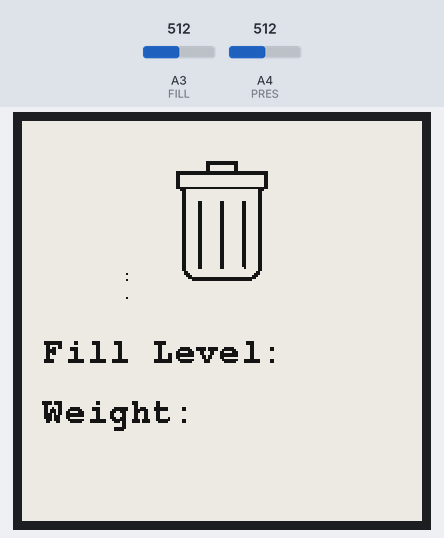
This sketch was run on a simulated Arduino Uno, built for the host (arithmetic inside an expression is 32-bit, double 64-bit). Shown: 200×200 one-colour display. The inputs (shaded band) are chosen by the test bench; at power-on: A4 (PRES) = 512, A3 (FILL) = 512. What the sketch prints to the serial monitor is not drawn.

Above: at 3.3 s.
At 8.7 s:
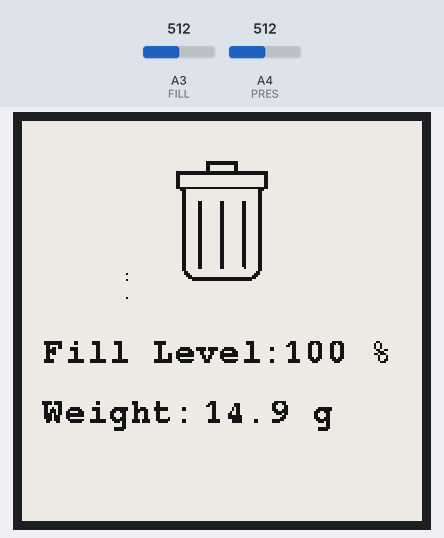
8.8 s: A4 (PRES) set to 716
At 16.4 s:
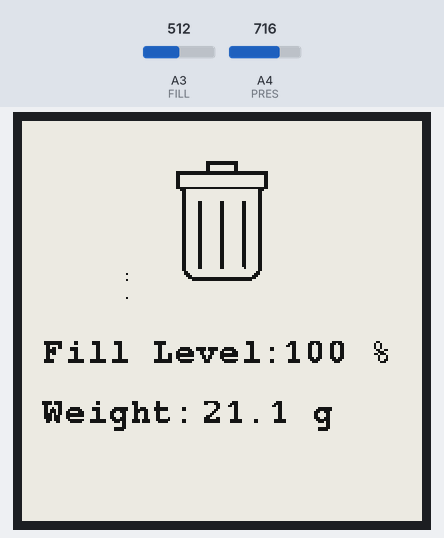
Timing chart, 0 to 17.9 s (numbered marks = the images above; inputs shaded):
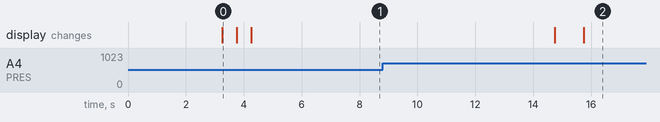

Measured:
- after the input at 8.8 s, the display: first differs from a run without the input after 7.0 s (image 2)
- what the display in image 0 shows lasts 0.5 s, from 3.3 s to 3.8 s

The sketch:

micro.ino
```cpp
#include <GxEPD2_BW.h>
#include <Fonts/FreeMonoBold9pt7b.h>
#define ENABLE_GxEPD2_GFX 0
#define MAX_DISPLAY_BUFFER_SIZE 800
#define MAX_HEIGHT(EPD) (EPD::HEIGHT <= MAX_DISPLAY_BUFFER_SIZE / (EPD::WIDTH / 8) ? EPD::HEIGHT : MAX_DISPLAY_BUFFER_SIZE / (EPD::WIDTH / 8))

GxEPD2_BW<GxEPD2_154_D67, MAX_HEIGHT(GxEPD2_154_D67)> display(GxEPD2_154_D67(4, 5, 6, 7)); // CS=10, DC=9, RST=8, BUSY=7

// Sample 100x100 bitmap (black and white)
const unsigned char bitmapData[1300] PROGMEM = {
0x00, 0x00, 0x00, 0x00, 0x00, 0x00, 0x00, 0x00, 0x00, 0x00, 0x00, 0x00, 0x00, 0x00, 0x00, 0x00,
	0x00, 0x00, 0x00, 0x00, 0x00, 0x00, 0x00, 0x00, 0x00, 0x00, 0x00, 0x00, 0x00, 0x00, 0x00, 0x00,
	0x00, 0x00, 0x00, 0x00, 0x00, 0x00, 0x00, 0x00, 0x00, 0x00, 0x00, 0x00, 0x00, 0x00, 0x00, 0x00,
	0x00, 0x00, 0x00, 0x00, 0x00, 0x00, 0x00, 0x00, 0x00, 0x00, 0x00, 0x00, 0x00, 0x00, 0x00, 0x00,
	0x00, 0x00, 0x00, 0x00, 0x00, 0x00, 0x00, 0x00, 0x00, 0x00, 0x00, 0x00, 0x00, 0x00, 0x00, 0x00,
	0x00, 0x00, 0x00, 0x00, 0x00, 0x00, 0x00, 0x00, 0x00, 0x00, 0x00, 0x00, 0x00, 0x00, 0x00, 0x00,
	0x00, 0x00, 0x00, 0x00, 0x00, 0x00, 0x00, 0x00, 0x00, 0x00, 0x00, 0x00, 0x00, 0x00, 0x00, 0x00,
	0x00, 0x00, 0x00, 0x00, 0x00, 0x00, 0x00, 0x00, 0x00, 0x00, 0x00, 0x00, 0x00, 0x00, 0x00, 0x00,
	0x00, 0x00, 0x00, 0x00, 0x00, 0x00, 0x00, 0x00, 0x00, 0x00, 0x00, 0x00, 0x00, 0x00, 0x00, 0x00,
	0x00, 0x00, 0x00, 0x00, 0x00, 0x00, 0x00, 0x00, 0x00, 0x00, 0x00, 0x00, 0x00, 0x00, 0x00, 0x00,
	0x00, 0x00, 0x00, 0x00, 0x00, 0x00, 0x00, 0x00, 0x00, 0x00, 0x00, 0x00, 0x00, 0x00, 0x00, 0x00,
	0x00, 0x00, 0x00, 0x00, 0x00, 0x00, 0x00, 0x00, 0x00, 0x00, 0x00, 0x00, 0x00, 0x00, 0x00, 0x00,
	0x00, 0x00, 0x00, 0x00, 0x00, 0x00, 0x00, 0x00, 0x00, 0x00, 0x00, 0x00, 0x00, 0x00, 0x00, 0x00,
	0x00, 0x00, 0x00, 0x00, 0x00, 0x00, 0x00, 0x00, 0x00, 0x00, 0x00, 0x00, 0x00, 0x00, 0x00, 0x00,
	0x00, 0x00, 0x00, 0x00, 0x00, 0x00, 0x00, 0x00, 0x00, 0x00, 0x00, 0x00, 0x00, 0x00, 0x00, 0x00,
	0x00, 0x00, 0x00, 0x00, 0x00, 0x00, 0x00, 0x00, 0x00, 0x00, 0x00, 0x00, 0x00, 0x00, 0x00, 0x00,
	0x00, 0x00, 0x00, 0x00, 0x00, 0x00, 0x00, 0x00, 0x00, 0x3f, 0xff, 0xc0, 0x00, 0x00, 0x00, 0x00,
	0x00, 0x00, 0x00, 0x00, 0x00, 0x00, 0x3f, 0xff, 0xc0, 0x00, 0x00, 0x00, 0x00, 0x00, 0x00, 0x00,
	0x00, 0x00, 0x00, 0x30, 0x00, 0xc0, 0x00, 0x00, 0x00, 0x00, 0x00, 0x00, 0x00, 0x00, 0x00, 0x00,
	0x30, 0x00, 0xc0, 0x00, 0x00, 0x00, 0x00, 0x00, 0x00, 0x00, 0x00, 0x00, 0x00, 0x30, 0x00, 0xc0,
	0x00, 0x00, 0x00, 0x00, 0x00, 0x00, 0x00, 0x00, 0x1f, 0xff, 0xff, 0xff, 0xff, 0xff, 0x80, 0x00,
	0x00, 0x00, 0x00, 0x00, 0x00, 0x1f, 0xff, 0xff, 0xff, 0xff, 0xff, 0x80, 0x00, 0x00, 0x00, 0x00,
	0x00, 0x00, 0x18, 0x00, 0x00, 0x00, 0x00, 0x01, 0x80, 0x00, 0x00, 0x00, 0x00, 0x00, 0x00, 0x18,
	0x00, 0x00, 0x00, 0x00, 0x01, 0x80, 0x00, 0x00, 0x00, 0x00, 0x00, 0x00, 0x18, 0x00, 0x00, 0x00,
	0x00, 0x01, 0x80, 0x00, 0x00, 0x00, 0x00, 0x00, 0x00, 0x18, 0x00, 0x00, 0x00, 0x00, 0x01, 0x80,
	0x00, 0x00, 0x00, 0x00, 0x00, 0x00, 0x18, 0x00, 0x00, 0x00, 0x00, 0x01, 0x80, 0x00, 0x00, 0x00,
	0x00, 0x00, 0x00, 0x18, 0x00, 0x00, 0x00, 0x00, 0x01, 0x80, 0x00, 0x00, 0x00, 0x00, 0x00, 0x00,
	0x1f, 0xff, 0xff, 0xff, 0xff, 0xff, 0x80, 0x00, 0x00, 0x00, 0x00, 0x00, 0x00, 0x07, 0x00, 0x00,
	0x00, 0x00, 0x0e, 0x00, 0x00, 0x00, 0x00, 0x00, 0x00, 0x00, 0x03, 0x00, 0x00, 0x00, 0x00, 0x0c,
	0x00, 0x00, 0x00, 0x00, 0x00, 0x00, 0x00, 0x03, 0x00, 0x00, 0x00, 0x00, 0x0c, 0x00, 0x00, 0x00,
	0x00, 0x00, 0x00, 0x00, 0x03, 0x00, 0x00, 0x00, 0x00, 0x0c, 0x00, 0x00, 0x00, 0x00, 0x00, 0x00,
	0x00, 0x03, 0x00, 0x00, 0x00, 0x00, 0x0c, 0x00, 0x00, 0x00, 0x00, 0x00, 0x00, 0x00, 0x03, 0x00,
	0x00, 0x00, 0x00, 0x0c, 0x00, 0x00, 0x00, 0x00, 0x00, 0x00, 0x00, 0x03, 0x03, 0x00, 0x60, 0x0c,
	0x0c, 0x00, 0x00, 0x00, 0x00, 0x00, 0x00, 0x00, 0x03, 0x03, 0x00, 0x60, 0x0c, 0x0c, 0x00, 0x00,
	0x00, 0x00, 0x00, 0x00, 0x00, 0x03, 0x03, 0x00, 0x60, 0x0c, 0x0c, 0x00, 0x00, 0x00, 0x00, 0x00,
	0x00, 0x00, 0x03, 0x03, 0x00, 0x60, 0x0c, 0x0c, 0x00, 0x00, 0x00, 0x00, 0x00, 0x00, 0x00, 0x03,
	0x03, 0x00, 0x60, 0x0c, 0x0c, 0x00, 0x00, 0x00, 0x00, 0x00, 0x00, 0x00, 0x03, 0x03, 0x00, 0x60,
	0x0c, 0x0c, 0x00, 0x00, 0x00, 0x00, 0x00, 0x00, 0x00, 0x03, 0x03, 0x00, 0x60, 0x0c, 0x0c, 0x00,
	0x00, 0x00, 0x00, 0x00, 0x00, 0x00, 0x03, 0x03, 0x00, 0x60, 0x0c, 0x0c, 0x00, 0x00, 0x00, 0x00,
	0x00, 0x00, 0x00, 0x03, 0x03, 0x00, 0x60, 0x0c, 0x0c, 0x00, 0x00, 0x00, 0x00, 0x00, 0x00, 0x00,
	0x03, 0x03, 0x00, 0x60, 0x0c, 0x0c, 0x00, 0x00, 0x00, 0x00, 0x00, 0x00, 0x00, 0x03, 0x03, 0x00,
	0x60, 0x0c, 0x0c, 0x00, 0x00, 0x00, 0x00, 0x00, 0x00, 0x00, 0x03, 0x03, 0x00, 0x60, 0x0c, 0x0c,
	0x00, 0x00, 0x00, 0x00, 0x00, 0x00, 0x00, 0x03, 0x03, 0x00, 0x60, 0x0c, 0x0c, 0x00, 0x00, 0x00,
	0x00, 0x00, 0x00, 0x00, 0x03, 0x03, 0x00, 0x60, 0x0c, 0x0c, 0x00, 0x00, 0x00, 0x00, 0x00, 0x00,
	0x00, 0x03, 0x03, 0x00, 0x60, 0x0c, 0x0c, 0x00, 0x00, 0x00, 0x00, 0x00, 0x00, 0x00, 0x03, 0x03,
	0x00, 0x60, 0x0c, 0x0c, 0x00, 0x00, 0x00, 0x00, 0x00, 0x00, 0x00, 0x03, 0x03, 0x00, 0x60, 0x0c,
	0x0c, 0x00, 0x00, 0x00, 0x00, 0x00, 0x00, 0x00, 0x03, 0x03, 0x00, 0x60, 0x0c, 0x0c, 0x00, 0x00,
	0x00, 0x00, 0x00, 0x00, 0x00, 0x03, 0x03, 0x00, 0x60, 0x0c, 0x0c, 0x00, 0x00, 0x00, 0x00, 0x00,
	0x00, 0x00, 0x03, 0x03, 0x00, 0x60, 0x0c, 0x0c, 0x00, 0x00, 0x00, 0x00, 0x00, 0x00, 0x00, 0x03,
	0x03, 0x00, 0x60, 0x0c, 0x0c, 0x00, 0x00, 0x00, 0x00, 0x00, 0x00, 0x00, 0x03, 0x03, 0x00, 0x60,
	0x0c, 0x0c, 0x00, 0x00, 0x00, 0x00, 0x00, 0x00, 0x00, 0x03, 0x03, 0x00, 0x60, 0x0c, 0x0c, 0x00,
	0x00, 0x00, 0x00, 0x00, 0x00, 0x00, 0x03, 0x03, 0x00, 0x60, 0x0c, 0x0c, 0x00, 0x00, 0x00, 0x00,
	0x00, 0x00, 0x00, 0x03, 0x03, 0x00, 0x60, 0x0c, 0x0c, 0x00, 0x00, 0x00, 0x00, 0x00, 0x00, 0x00,
	0x03, 0x03, 0x00, 0x60, 0x0c, 0x0c, 0x00, 0x00, 0x00, 0x00, 0x00, 0x00, 0x00, 0x03, 0x03, 0x00,
	0x60, 0x0c, 0x0c, 0x00, 0x00, 0x00, 0x00, 0x00, 0x00, 0x00, 0x03, 0x03, 0x00, 0x60, 0x0c, 0x0c,
	0x00, 0x00, 0x00, 0x00, 0x00, 0x00, 0x00, 0x03, 0x03, 0x00, 0x60, 0x0c, 0x0c, 0x00, 0x00, 0x00,
	0x00, 0x00, 0x00, 0x00, 0x03, 0x03, 0x00, 0x60, 0x0c, 0x0c, 0x00, 0x00, 0x00, 0x00, 0x00, 0x00,
	0x00, 0x03, 0x03, 0x00, 0x60, 0x0c, 0x0c, 0x00, 0x00, 0x00, 0x00, 0x00, 0x00, 0x00, 0x03, 0x03,
	0x00, 0x60, 0x0c, 0x0c, 0x00, 0x00, 0x00, 0x00, 0x00, 0x00, 0x00, 0x03, 0x03, 0x00, 0x60, 0x0c,
	0x0c, 0x00, 0x00, 0x00, 0x00, 0x00, 0x00, 0x00, 0x03, 0x03, 0x00, 0x60, 0x04, 0x0c, 0x00, 0x00,
	0x00, 0x00, 0x00, 0x00, 0x00, 0x03, 0x00, 0x00, 0x00, 0x00, 0x0c, 0x00, 0x00, 0x00, 0x00, 0x00,
	0x00, 0x00, 0x01, 0x80, 0x00, 0x00, 0x00, 0x18, 0x00, 0x00, 0x00, 0x00, 0x20, 0x00, 0x00, 0x01,
	0xc0, 0x00, 0x00, 0x00, 0x38, 0x00, 0x00, 0x00, 0x00, 0x00, 0x00, 0x00, 0x00, 0xe0, 0x00, 0x00,
	0x00, 0x70, 0x00, 0x00, 0x00, 0x00, 0x00, 0x00, 0x00, 0x00, 0x7f, 0xff, 0xff, 0xff, 0xe0, 0x00,
	0x00, 0x00, 0x00, 0x20, 0x00, 0x00, 0x00, 0x1f, 0xff, 0xff, 0xff, 0x80, 0x00, 0x00, 0x00, 0x00,
	0x00, 0x00, 0x00, 0x00, 0x00, 0x00, 0x00, 0x00, 0x00, 0x00, 0x00, 0x00, 0x00, 0x00, 0x00, 0x00,
	0x00, 0x00, 0x00, 0x00, 0x00, 0x00, 0x00, 0x00, 0x00, 0x00, 0x00, 0x00, 0x00, 0x00, 0x00, 0x00,
	0x00, 0x00, 0x00, 0x00, 0x00, 0x00, 0x00, 0x00, 0x00, 0x00, 0x00, 0x00, 0x00, 0x00, 0x00, 0x00,
	0x00, 0x00, 0x00, 0x00, 0x00, 0x00, 0x00, 0x00, 0x00, 0x00, 0x00, 0x00, 0x00, 0x00, 0x00, 0x00,
	0x00, 0x00, 0x00, 0x00, 0x00, 0x00, 0x00, 0x00, 0x00, 0x00, 0x00, 0x00, 0x00, 0x00, 0x00, 0x00,
	0x00, 0x00, 0x00, 0x00, 0x00, 0x00, 0x00, 0x00, 0x00, 0x00, 0x00, 0x00, 0x00, 0x00, 0x00, 0x00,
	0x00, 0x00, 0x00, 0x00, 0x00, 0x00, 0x00, 0x00, 0x20, 0x00, 0x00, 0x00, 0x00, 0x00, 0x00, 0x00,
	0x00, 0x00, 0x00, 0x00, 0x00, 0x00, 0x00, 0x00, 0x00, 0x00, 0x00, 0x00, 0x00, 0x00, 0x00, 0x00,
	0x00, 0x00, 0x00, 0x00, 0x00, 0x00, 0x00, 0x00, 0x00, 0x00, 0x00, 0x00, 0x00, 0x00, 0x00, 0x00,
	0x00, 0x00, 0x00, 0x00, 0x00, 0x00, 0x00, 0x00, 0x00, 0x00, 0x00, 0x00, 0x00, 0x00, 0x00, 0x00,
	0x00, 0x00, 0x00, 0x00, 0x00, 0x00, 0x00, 0x00, 0x00, 0x00, 0x00, 0x00, 0x00, 0x00, 0x00, 0x00,
	0x00, 0x00, 0x00, 0x00, 0x00, 0x00, 0x00, 0x00, 0x00, 0x00, 0x00, 0x00, 0x00, 0x00, 0x00, 0x00,
	0x00, 0x00, 0x00, 0x00, 0x00, 0x00, 0x00, 0x00, 0x00, 0x00, 0x00, 0x00, 0x00, 0x00, 0x00, 0x00,
	0x00, 0x00, 0x00, 0x00, 0x00, 0x00, 0x00, 0x00, 0x00, 0x00, 0x00, 0x00, 0x00, 0x00, 0x00, 0x00,
	0x00, 0x00, 0x00, 0x00, 0x00, 0x00, 0x00, 0x00, 0x00, 0x00, 0x00, 0x00, 0x00, 0x00, 0x00, 0x00,
	0x00, 0x00, 0x00, 0x00, 0x00, 0x00, 0x00, 0x00, 0x00, 0x00, 0x00, 0x00, 0x00, 0x00, 0x00, 0x00,
	0x00, 0x00, 0x00, 0x00

};
const int PRES = A4;
const int FILL = A3;

void updateDisplay(float fillLevelPercent, float weight) {
    // Full refresh for initial setup
    display.firstPage();
    do {
        display.fillScreen(GxEPD_WHITE); // Clear the display
        display.drawBitmap(50, 0, bitmapData, 100, 100, GxEPD_BLACK);

        // Set text properties
        display.setTextColor(GxEPD_BLACK);
        display.setFont(&FreeMonoBold9pt7b);
        display.setTextSize(1);

        // Static text
        display.setCursor(10, 120);
        display.print("Fill Level: ");
        display.setCursor(10, 150);
        display.print("Weight: ");
    } while (display.nextPage());

    // Partial refresh for dynamic values
    display.setPartialWindow(130, 110, 70, 20); // Partial window for fill level percentage
    display.firstPage();
    do {
        display.fillScreen(GxEPD_WHITE);
        display.setCursor(130, 120);
        display.setTextColor(GxEPD_BLACK);
        display.setFont(&FreeMonoBold9pt7b);
        display.print(fillLevelPercent, 0);
        display.print(" %");
    } while (display.nextPage());

    display.setPartialWindow(90, 140, 70, 20); // Partial window for weight
    display.firstPage();
    do {
        display.fillScreen(GxEPD_WHITE);
        display.setCursor(90, 150);
        display.setTextColor(GxEPD_BLACK);
        display.setFont(&FreeMonoBold9pt7b);
        display.print(weight, 1);
        display.print(" g");
    } while (display.nextPage());

    display.powerOff();
}

void setup() {
  display.init(115200); // Initialize with baud rate
  delay(1000); // Wait to stabilize
  pinMode(PRES, INPUT);
  pinMode(FILL, INPUT);
}

void loop() {
    // Example values (replace with actual sensor readings)
    Serial.println(analogRead(FILL));
    Serial.println(analogRead(PRES));
    float fill = analogRead(FILL) / 4 *1.24;
    if(fill > 100)
      fill = 100;
    float weight = analogRead(PRES) / 40 * 1.24;
    updateDisplay(fill, weight);
    delay(10000);
}
```
